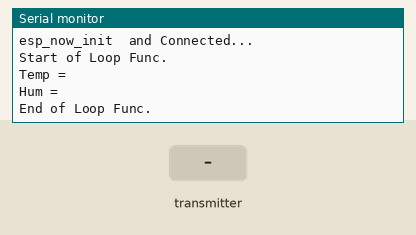
Recording of a program running on a simulated ESP32. On the bench: the last lines printed to the serial monitor. The test bench sets the inputs (shaded band). WiFi joins after 1.5 s; servers stay silent unless stated; uploads are accepted with an empty reply.

Above: at 7.2 s.
7.3 s: the transmitter starts sending id = 0
At 7.61 s:
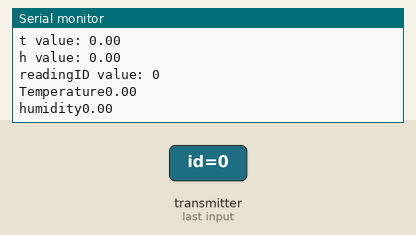
8.8 s: the transmitter starts sending temp = 25
11.8 s: the transmitter starts sending hum = 25
At 12.11 s:
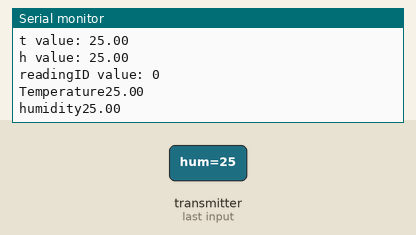
13.3 s: the transmitter starts sending readingId = 1
16.3 s: the transmitter starts sending id = 1
17.8 s: the transmitter starts sending temp = 50
Timing chart, 0 to 20.3 s (numbered marks = the images above; inputs shaded):
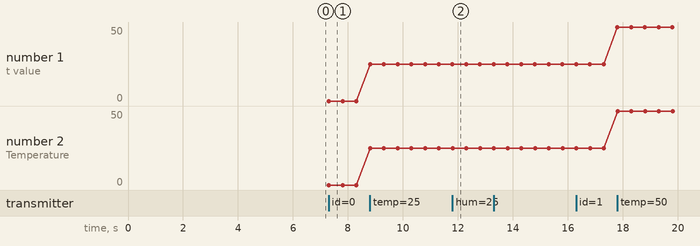

Measured:
- after the input at 7.3 s, the serial monitor: prints a new line at once (image 1)
- after the input at 11.8 s, the serial monitor: prints a new line at once (image 2)
- plotted number 1: 0 → 25 after the input at 8.8 s, 25 → 50 after the input at 17.8 s
- plotted number 2: 0 → 25 after the input at 8.8 s, 25 → 50 after the input at 17.8 s

The program:

main.cpp
```cpp
// (licence header left out)
#include <Arduino.h>
#include <esp_now.h>
#include <WiFi.h>

#include <Arduino_JSON.h>

#include <HTTPClient.h>

// Replace with your network credentials (STATION)  enjoy office
  // const char* ssid = "True Enjoy";
  // const char* password = "enjoy7777777777";
  // String URL = "http://192.168.1.57/espdata_00/upload.php";


// Replace with your network credentials (STATION)  บ้านริมโขง
  const char* ssid = "ENJMesh";
  const char* password = "enjoy042611749";

// For uplod data to server , xampp
  String URL = "http://192.168.0.113/EspData/upload.php";

//Phototype Function
void UploadData2Xampp();

float temperature = 0;
float humidity = 0;

// Structure example to receive data
// Must match the sender structure
typedef struct struct_message {
  int id;
  float temp;
  float hum;
  int readingId;
} struct_message;


// Create a struct_message called myData
  struct_message incomingReadings;
// Create a Json data package
  JSONVar board;


// callback function that will be executed when data is received
// void OnDataRecv(const uint8_t * mac, const uint8_t *incomingData, int len) {
//   char macStr[18];
//   Serial.print("Packet received from: ");
//   snprintf(macStr, sizeof(macStr), "%02x:%02x:%02x:%02x:%02x:%02x",
//            mac[0], mac[1], mac[2], mac[3], mac[4], mac[5]);
//   Serial.println(macStr);
//   memcpy(&incomingReadings, incomingData, sizeof(incomingReadings));
void OnDataRecv(const uint8_t * mac_addr, const uint8_t *incomingData, int len) {
  char macStr[18];
  Serial.print("Packet received from: ");
  snprintf(macStr, sizeof(macStr), "%02x:%02x:%02x:%02x:%02x:%02x",
           mac_addr[0], mac_addr[1], mac_addr[2], mac_addr[3], mac_addr[4], mac_addr[5]);
  Serial.println(macStr);
  memcpy(&incomingReadings, incomingData, sizeof(incomingReadings));

  board["id"] = incomingReadings.id;
  board["temperature"] = incomingReadings.temp;
  board["humidity"] = incomingReadings.hum;
  board["readingId"] = String(incomingReadings.readingId);
  String jsonString = JSON.stringify(board);
  //events.send(jsonString.c_str(), "new_readings", millis());

  Serial.printf("Board ID %u: %u bytes\n", incomingReadings.id, len);
  Serial.printf("t value: %4.2f \n", incomingReadings.temp);
  Serial.printf("h value: %4.2f \n", incomingReadings.hum);
  Serial.printf("readingID value: %d \n", incomingReadings.readingId);
  Serial.println();


  temperature = incomingReadings.temp;
  humidity = incomingReadings.hum;
  Serial.print("Temperature"); Serial.println(temperature);
  Serial.print("humidity"); Serial.println(humidity);


}

void setup() {
  // Initialize Serial Monitor
  Serial.begin(115200);

  // Set device as a Wi-Fi Station
  WiFi.mode(WIFI_AP_STA);
  //WiFi.setSleep(WIFI_PS_NONE);
  WiFi.begin(ssid, password);
  while (WiFi.status() != WL_CONNECTED) {
    delay(1000);
    Serial.println("Setting as a Wi-Fi Station..");
  }
  Serial.print("Station IP Address: ");
  Serial.println(WiFi.localIP());
  Serial.print("Wi-Fi Channel: ");
  Serial.println(WiFi.channel());
  delay(2000);


  // Init ESP-NOW
  if (esp_now_init() != ESP_OK) {
    Serial.println("Error initializing ESP-NOW");
    return;
  }
  else {
    Serial.println("esp_now_init  and Connected...");
  }
  delay(2000);


  // Once ESPNow is successfully Init, we will register for recv CB to
  // get recv packer info
  esp_now_register_recv_cb(esp_now_recv_cb_t(OnDataRecv));
}

void loop() {
  Serial.println("Start of Loop Func.");

    if (temperature > 0 & humidity > 0){

      UploadData2Xampp();
    }
    else {
      Serial.println("Temp = " + int(temperature));
      Serial.println("Hum = " + int(humidity));
    }

  Serial.println("End of Loop Func.");
  delay(5000);

}

//Function for upload data to xampp
void UploadData2Xampp() {
  Serial.println("Have Data to up Upload...");

  String postData = "temperature=" + String(temperature) + "&humidity=" + String(humidity);

  HTTPClient http;
  http.begin(URL);
  http.addHeader("Content-Type", "application/x-www-form-urlencoded");

  int httpCode = http.POST(postData);
  String payload = http.getString();

  Serial.print("URL : "); Serial.println(URL);
  Serial.print("Data: "); Serial.println(postData);
  Serial.print("httpCode: "); Serial.println(httpCode);
  Serial.print("payload : "); Serial.println(payload);
  Serial.println("--------------------------------------------------");
  delay(5000);

}
```
